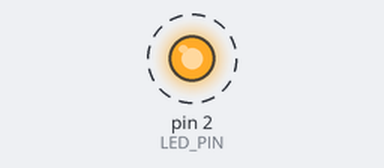
The sketch below on a simulated Arduino Uno, built with avr-gcc and run on an emulated ATmega328P. Shown: output pins drawn as LEDs (lit = HIGH). Dashed ring = blinking. What the sketch prints to the serial monitor is not drawn.

Above: at 0.4 s.
Timing chart, 0 to 4.6 s (numbered marks = the images above):
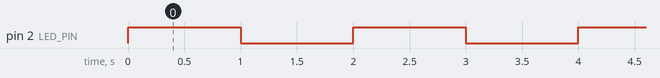

Measured:
- by itself, pin 2 (LED_PIN): alternates HIGH for 1.0 s and LOW for 1.0 s

The sketch:

timer1-interrupt.ino
```cpp
#define LED_PIN 2

ISR(TIMER1_COMPA_vect)
{
  //
  digitalWrite(LED_PIN, digitalRead(LED_PIN) ^ 1); // Toggle LED state
}


void setup()
{
  Serial.begin(115200);
  pinMode(LED_PIN, OUTPUT);

  // Disable all interrupts
  noInterrupts();

  // Clear registers
  TCCR1A = 0;
  TCCR1B = 0;

  // 15625 = 16MHz / (1024 * 1Hz) - 1 (must be less than 65536)
  OCR1A = 15624;

  // Turn on CTC mode
  TCCR1B |= (1 << WGM12);

  // Set CS10 and CS12 bits for 1024 prescaler
  TCCR1B |= (1 << CS12) | (1 << CS10);

  // Enable timer compare interrupt
  TIMSK1 |= (1 << OCIE1A);

  // Enable all interrupts
  interrupts();
}

void loop()
{
  Serial.print("ping...");
  delay(5000);
  Serial.println("pong");
}
```
